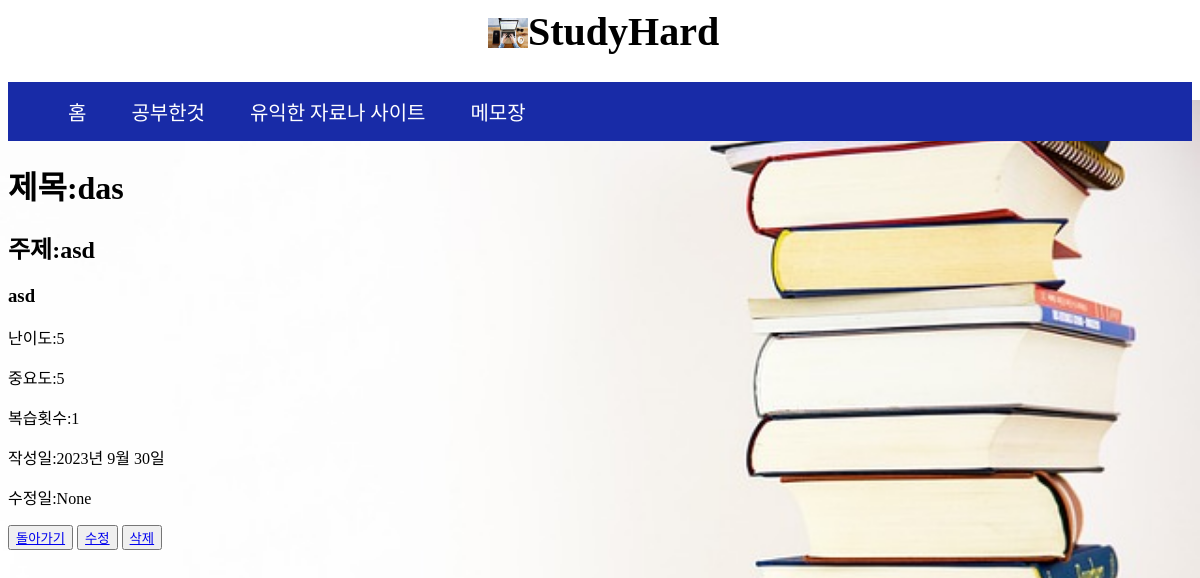
/study/4/, run on the app's committed database.
### blog/models.py (models this page shows, shortened)
class Study(models.Model):
    title = models.CharField(max_length=15)
    subject = models.CharField(max_length=15)
    content = models.TextField(max_length=1000)
    level = models.PositiveSmallIntegerField(validators=[MaxValueValidator(6)])
    importance = models.PositiveSmallIntegerField(validators=[MaxValueValidator(6)])
    repeat = models.PositiveSmallIntegerField(default=0)
    created_at = models.DateField(auto_now_add=True)
    modified_at = models.DateField(auto_now=False, blank=True, null=True)

### blog/views.py (the view)
# urls.py: path('study/<int:pk>/', views.study_detail, name="study-detail"),
def study_detail(request, pk):
    post = get_object_or_404(Study, pk=pk)
    post.repeat+=1
    post.save()
    context = {'post': post}
    return render(request, 'blog/study_detail.html', context=context)

### templates/blog/study_detail.html (shortened to what this page needs)
{% extends 'blog/base.html' %}
{% load static %}
{% block head %}
    <link rel="stylesheet" type="text/css" href="{% static 'css/refer_list.css' %}">
{% endblock %}
{% block body %}
    <h1>제목:{{ post.title }}</h1>
    <h2>주제:{{ post.subject }}</h2>
    <h3>{{ post.content }}</h3>
    <p>난이도:{{ post.level }}</p>
    <p>중요도:{{ post.importance }}</p>
    <p>복습횟수:{{ post.repeat }}</p>
    <p>작성일:{{ post.created_at }}</p>
    <p>수정일:{{ post.modified_at }}</p>
    <button><a href="{% url 'blog:study-list' %}">돌아가기</a></button>
    <button><a href="{% url 'blog:study-update' post.pk %}">수정</a></button>
    <button><a href="{% url 'blog:study-delete' post.pk %}">삭제</a></button>
{% endblock %}

### static/css/base.css (style rules this page uses)
body { background-image: url("../img/background.jpg "); background-repeat: no-repeat; background-size:cover; background-position: left 100px; }

### data on the page
Study: title "das", subject "asd", content "asd", level "5", importance "5", repeat "1", created_at "2023년 9월 30일", modified_at "None"
